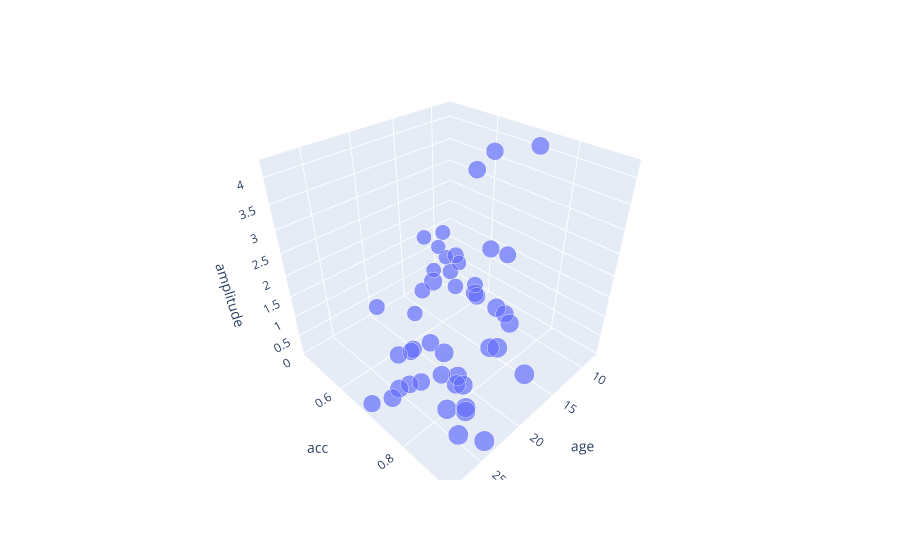

The code cell stored with this chart in its notebook:
### Code cell
import plotly.express as px

fig = px.scatter_3d(sub_fold_beta, x='age', y='acc', z='amplitude',size='acc')
fig.show()
